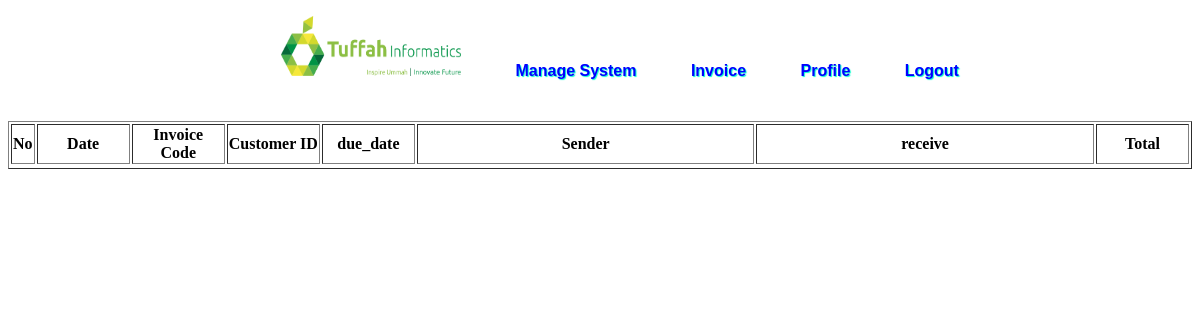
Before: /admin/invlist.php with the older database file.
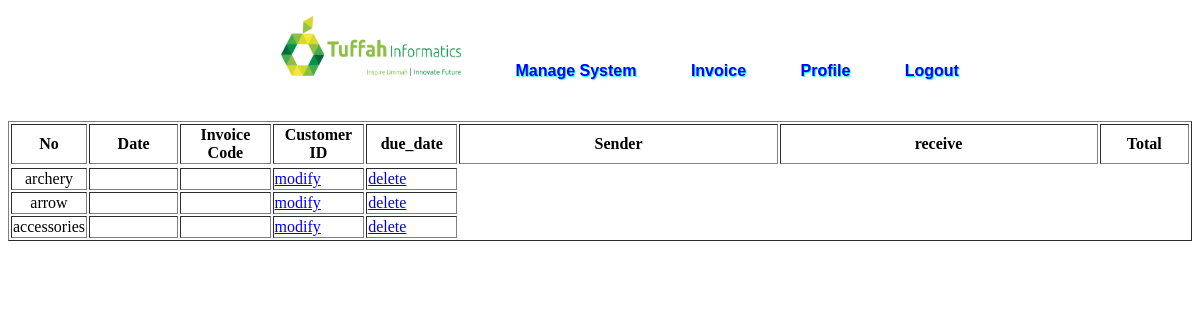
After: the same page with the newer database file.
### tables this page shows
CREATE TABLE IF NOT EXISTS `item` (
  `item_id` int(200) NOT NULL AUTO_INCREMENT,
  `item_name` varchar(200) NOT NULL,
  PRIMARY KEY (`item_id`),
  UNIQUE KEY `item_id` (`item_id`)
);

### admin/invlist.php (the view, shortened to what this page needs)
<?php
	$sql = "SELECT * FROM item";
	$res = mysql_query($sql) or die (mysql_error());
?>
<!DOCTYPE html PUBLIC "-//W3C//DTD XHTML 1.0 Transitional//EN" "http://www.w3.org/TR/xhtml1/DTD/xhtml1-transitional.dtd">
<html xmlns="http://www.w3.org/1999/xhtml">
<head>
<link rel="stylesheet" href="../style/style.css" type="text/css" />
</head>
<body>
	<div class="main">
    	<div class="navbar">
    		<ul id="menu">
        		<li><a href="index.php"><img src="../img/login logo.png" width="180" height="60" /></a></li>
                <li><a href="manage.php">Manage System</a></li>
        		<li><a href="invoice.php">Invoice</a></li>
                <li><a href="#">Profile</a></li>
        		<li><a href="#">Logout</a></li>
			</ul>
		</div>
        	<br /><br /><br />
        <div class="content">
        	<div>
            <table align="center" border="1" width="100%">
            		<tr>
                		<th width="2%">No</th>
                        <th width="8%">Date</th>
                        <th width="8%">Invoice Code</th>
                        <th width="8%">Customer ID</th>
                        <th width="8%">due_date</th>
                        <th width="29%">Sender</th>
                        <th width="29%">receive</th>
                        <th width="8%">Total</th>
                	<tr>
                	<?php
						while($item = mysql_fetch_array($res)){
							echo "<tr>";
							echo "<td align='center'>" .$item['item_name']. "</td>";
							echo "<td align='center'>" .$item['quantity']. "</td>";
							echo "<td align='center'>" .$item['price']. "</td>";
							echo "<td><a href='../func/itemmodify.php?modify=$item[item_id]'>modify</a></td>";
							echo "<td><a href='../func/itemdelete.php?delete=$item[item_id]'>delete</a></td>";
							echo "</tr>";
						}
					?>
                    </tr>
                </table>
            </div>
        </div>
    </div>
</body>
</html>

Changed rows visible on the page:
added item: item_name "archery"
added item: item_name "arrow"
added item: item_name "accessories"
